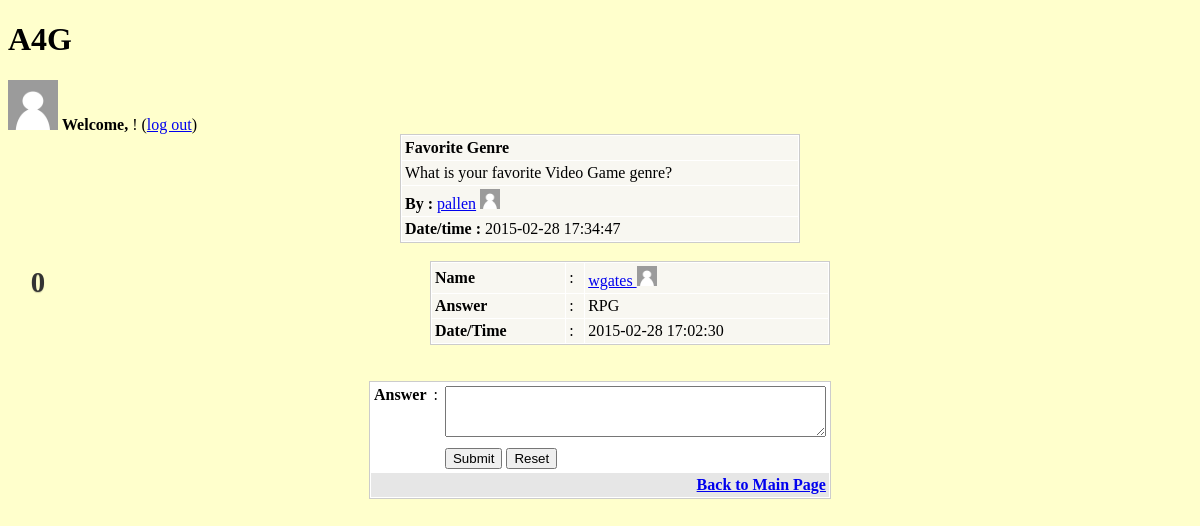
Before: /view.php?id=3 with the older database file.
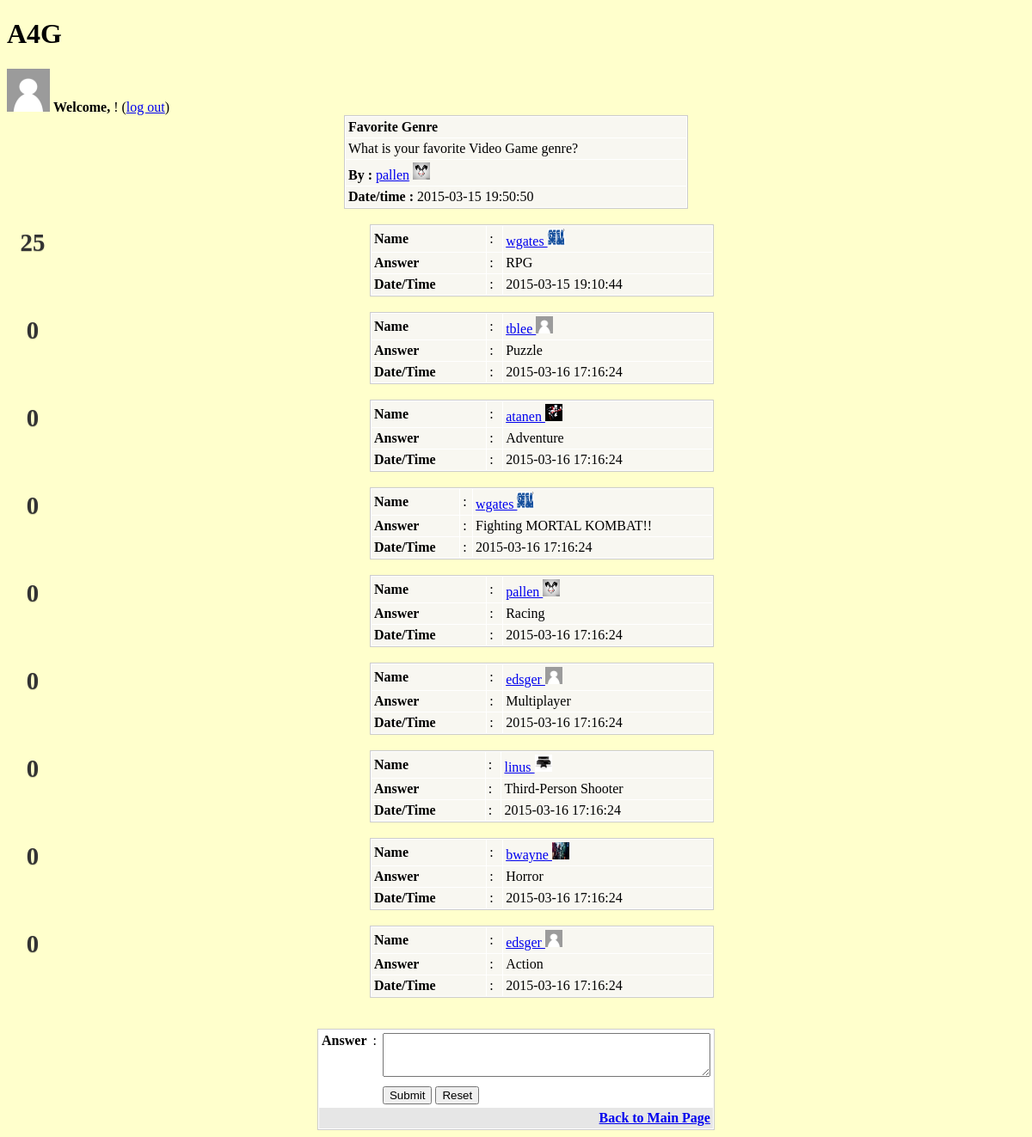
After: the same page with the newer database file.
### tables this page shows
CREATE TABLE IF NOT EXISTS `question` (
  `u_id` int(4) NOT NULL,
`q_id` int(4) NOT NULL,
  `topic` varchar(255) NOT NULL,
  `detail` longtext NOT NULL,
  `datetime` timestamp NOT NULL DEFAULT '0000-00-00 00:00:00' ON UPDATE CURRENT_TIMESTAMP,
  `view` int(4) DEFAULT '0',
  `reply` int(4) DEFAULT '0',
  `value` int(5) NOT NULL DEFAULT '0'
);

CREATE TABLE IF NOT EXISTS `user` (
`id` int(4) NOT NULL,
  `username` varchar(30) NOT NULL,
  `password` varchar(30) NOT NULL,
  `picture` longtext NOT NULL
);

CREATE TABLE IF NOT EXISTS `answer` (
  `user_id` int(4) NOT NULL,
  `question_id` int(4) NOT NULL,
`a_id` int(4) NOT NULL,
  `a_answer` longtext NOT NULL,
  `a_datetime` timestamp NOT NULL DEFAULT '0000-00-00 00:00:00',
  `vote` int(5) NOT NULL DEFAULT '0',
  `like` tinyint(1) NOT NULL DEFAULT '0'
);

### view.php (the view, shortened to what this page needs)
<?php
include_once "creds.php";
$tbl_name="question";
$tbl_name2="user";
$tbl_name3="answer";
$db = new mysqli($host, $user,$pw,$db_name);
$id=$_GET['id'];
$sql="SELECT * FROM `$tbl_name` WHERE `q_id` = $id";
$result=$db->query($sql) ;
$rows=mysqli_fetch_array($result);
?>
<!DOCTYPE html>
<html>
<head>
<link href="http://netdna.bootstrapcdn.com/font-awesome/3.2.1/css/font-awesome.min.css" rel="stylesheet">
<link rel="stylesheet" type="text/css" href="style.css">
</head>
<h1> A4G </h1>
<body>
<?php
	$uname = $_SESSION['username'];
	$sql1="SELECT id FROM `$tbl_name2` WHERE `username` =  '".$uname. "'";
	$results=$db->query($sql1);
	$row=mysqli_fetch_array($results);
	$sqlpic ="SELECT picture FROM `$tbl_name2` WHERE `username` = '".$uname. "'";
	$respic = $db->query($sqlpic);
	$rpic = mysqli_fetch_array($respic);
	if($rpic['picture'] == "" ){
		echo "<img width='50' height = '50' src='Pictures/default.png' alt='Default Profile Pic'>";
	}
	else{
		echo"<img width='50' height='50' src='Pictures/".$rpic['picture']."' alt=Profile Pic'>";
	}
?>
<td> <strong>Welcome, </strong> <a href="profile.php?id=<?php echo $row['id']; ?>" ><?=$_SESSION['username']?> </a> !  (<a href="index.php?action=logout">log out</a>)</td>
<table width="400" border="0" align="center" cellpadding="0" cellspacing="1" bgcolor="#CCCCCC">
<tr>
<td><table width="100%" border="0" cellpadding="3" cellspacing="1" bordercolor="1" bgcolor="#FFFFFF">
<tr>
<td bgcolor="#F8F7F1"><strong><?php echo $rows['topic']; ?></strong></td>
</tr>
<tr>
<td bgcolor="#F8F7F1"><?php echo $rows['detail']; ?></td>
</tr>
<tr>
<?php
$name = "Anon";
$number = $rows['u_id'];
$sqli="SELECT username FROM `$tbl_name2` WHERE `id`= $number";
$res=$db->query($sqli);
$row=mysqli_fetch_array($res);
if (isset($row)){
	$name=$row['username'];
}
?>
<td bgcolor="#F8F7F1"><strong>By :</strong> <a href="profile.php?id=<?php echo $rows['u_id']; ?>" ><?php echo $name; ?></a>
<?php
	$sqlpicture = "SELECT picture FROM `$tbl_name2` WHERE `id` =$number";
	$picres=$db->query($sqlpicture);
	$picrow=mysqli_fetch_array($picres);
	if($picrow['picture'] == "" ){
		echo "<img width='20' height = '20' src='Pictures/default.png' alt='Default Profile Pic'>";
	}
	else{
		echo"<img width='20' height='20' src='Pictures/".$picrow['picture']."' alt=Profile Pic'>";
	}
?>
</td>
</tr>
<tr>
<td bgcolor="#F8F7F1"><strong>Date/time : </strong><?php echo $rows['datetime']; ?></td>
</tr>
</table></td>
</tr>
</table>
<BR>
	<?php
$sql2="SELECT * FROM `$tbl_name3` WHERE `question_id` = $id  ORDER BY `like` DESC ";
$result2=$db->query($sql2);
while($rows=mysqli_fetch_array($result2)){
	?>
<table width="400" border="0" align="center" cellpadding="0" cellspacing="1" bgcolor="#CCCCCC">
<tr>
<td><table width="100%" border="0" cellpadding="3" cellspacing="1" bgcolor="#FFFFFF">
<tr>
<?php
$num = $rows['user_id'];
$sqli2="SELECT * FROM `$tbl_name2` WHERE `id`= $num";
$ress=$db->query($sqli2);
$roww=mysqli_fetch_array($ress);
if (isset($ress)){
$a_name=$roww['username'];
}
?>
<td bgcolor="#F8F7F1"><strong>Name</strong></td>
<td bgcolor="#F8F7F1">:</td>
<td bgcolor="#F8F7F1"><a href="profile.php?id=<?php echo $roww['id']; ?>"> <?php echo $a_name; ?> </a>
<?php
	$sqlpicture = "SELECT picture FROM `$tbl_name2` WHERE `id` =$num";
	$picres=$db->query($sqlpicture);
	$picrow=mysqli_fetch_array($picres);
	if($picrow['picture'] == "" ){
		echo "<img width='20' height = '20' src='Pictures/default.png' alt='Default Profile Pic'>";
	}
	else{
		echo"<img width='20' height='20' src='Pictures/".$picrow['picture']."' alt=Profile Pic'>";
	}
?>
</td>
</tr>
<form method="post"id="like_form" action="like.php">
<tr>
<td bgcolor="#F8F7F1"><strong>Answer</strong></td>
<td bgcolor="#F8F7F1">:</td>
<td bgcolor="#F8F7F1"><?php echo $rows['a_answer']; ?></td>
</tr>
<tr>
<td bgcolor="#F8F7F1"><strong>Date/Time</strong></td>
<td bgcolor="#F8F7F1">:</td>
<td bgcolor="#F8F7F1"><?php echo $rows['a_datetime']; ?></td>
</tr>
</table></td>
</tr>
<div class="item" data-postid="<?php echo $rows['a_id']; ?>" data-score="<?php echo $rows['vote']; ?>">
<div class = "vote-span">
	<div class="vote-score"><?php echo $rows['vote']; ?></div>
</div>
</div>
</table></td>
</table><br></form>
<?php
}
?>
<BR>
	<table width="400" border="0" align="center" cellpadding="0" cellspacing="1" bgcolor="#CCCCCC">
<tr>
<form name="form1" method="post" action="add_answer.php">
<td>
<table width="100%" border="0" cellpadding="3" cellspacing="1" bgcolor="#FFFFFF">
<tr>
<td valign="top"><strong>Answer</strong></td>
<td valign="top">:</td>
<td><textarea name="a_answer" cols="45" rows="3" id="a_answer"></textarea></td>
</tr>
<tr>
<td>&nbsp;</td>
<td><input name="id" type="hidden" value="<?php echo $id; ?>"></td>
<td><input type="submit" name="Submit" value="Submit"> <input type="reset" name="Submit2" value="Reset"></td>
</tr>
<tr>
<td colspan="5" align="right" bgcolor="#E6E6E6"><a href="index.php"><strong>Back to Main Page</strong> </a></td>
</tr>
</table>
</td>
</form>
</tr>
</table>
</body>
</html>

### style.css (style rules this page uses)
.vote-span { width: 60px; float: left; margin: 5px 0; }
.vote, .vote-score { clear: both; text-shadow: 0 1px 1px rgba(0, 0, 0, 0.2); cursor: pointer; text-align: center; color: #333; font-size: 1.8em; font-weight: bold; }
.vote-score { cursor: text; }
body { background-color: #FFFFCC; }
h1 { color: : #3333CC; }

Changed rows visible on the page:
changed question "Favorite Genre": datetime "2015-02-28 17:34:47" → "2015-03-15 19:50:50"
changed user "pallen": picture: picture added
changed answer "RPG": user.picture: picture added; a_datetime "2015-02-28 17:02:30" → "2015-03-15 19:10:44"; vote "0" → "25"; picture: picture removed
added answer: user.username "tblee", a_answer "Puzzle", a_datetime "2015-03-16 17:16:24", vote "0"
added answer: user.username "atanen", user.picture (picture), a_answer "Adventure", a_datetime "2015-03-16 17:16:24", vote "0"
added answer: user.username "wgates", user.picture (picture), a_answer "Fighting MORTAL KOMBAT!!", a_datetime "2015-03-16 17:16:24", vote "0"
added answer: user.username "pallen", user.picture (picture), a_answer "Racing", a_datetime "2015-03-16 17:16:24", vote "0"
added answer: user.username "edsger", a_answer "Multiplayer", a_datetime "2015-03-16 17:16:24", vote "0"
added answer: user.username "linus", user.picture (picture), a_answer "Third-Person Shooter", a_datetime "2015-03-16 17:16:24", vote "0"
added answer: user.username "bwayne", user.picture (picture), a_answer "Horror", a_datetime "2015-03-16 17:16:24", vote "0"
added answer: user.username "edsger", a_answer "Action", a_datetime "2015-03-16 17:16:24", vote "0"
